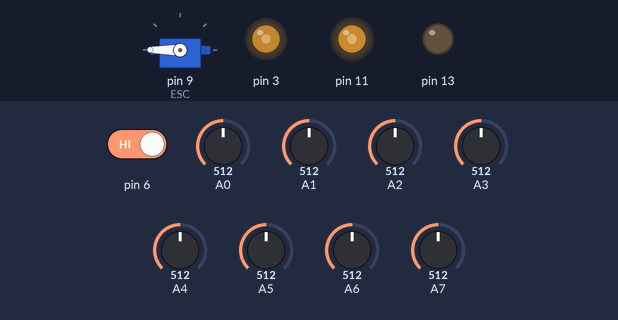
The sketch below on a simulated Arduino Uno, built with avr-gcc and run on an emulated ATmega328P. Parts: servo, output pins drawn as LEDs (lit = HIGH). Dashed ring = blinking. The inputs (shaded band) are chosen by the test bench; at power-on: pin 6 HIGH, A0 = 512, A1 = 512, A2 = 512, A3 = 512, A4 = 512, A5 = 512, A6 = 512, A7 = 512.

Above: at 6.2 s.
6.3 s: pin 6 driven LOW
At 7.0 s:
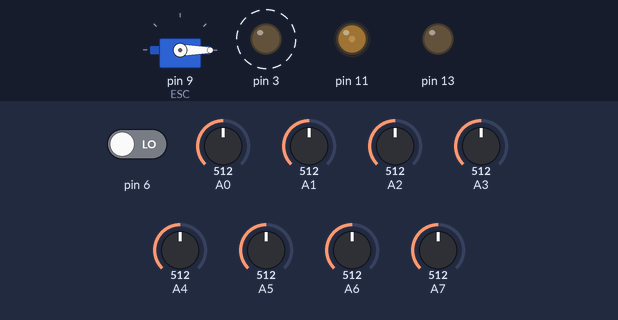
9.3 s: pin 6 driven HIGH
At 10.8 s:
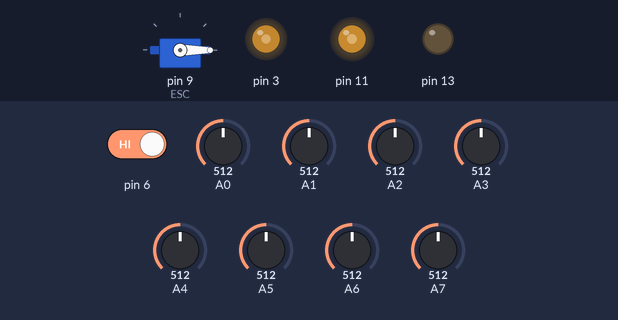
11.2 s: pin 6 driven LOW
At 12.45 s:
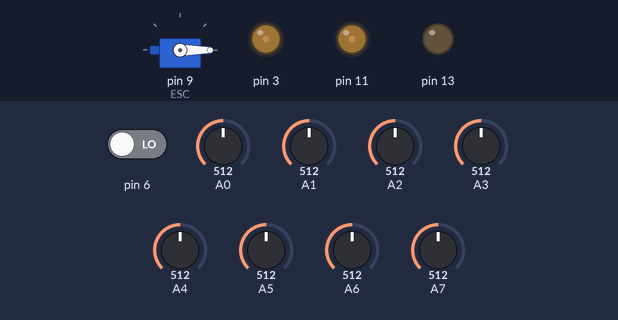
Timing chart, 0 to 20.2 s (numbered marks = the images above; inputs shaded):
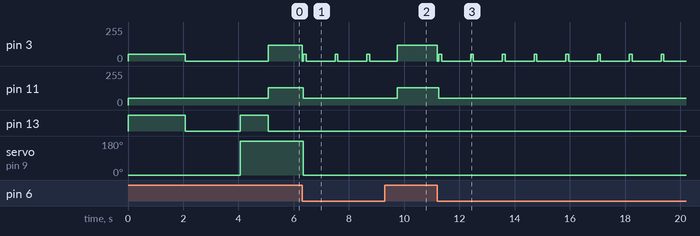

The sketch:

LF_Fast.ino
```cpp
#include <Servo.h>

//---------------------------------------------------speed declaration-----------------------------------------------------------
int P, D, I;
float error, previousError;
int lsp, rsp;
int lfspeed = 160;//<<<<<<<<<<<<<<<<<---------Change speed here<<<<<<<<<<<<<<<<<<<<<<<
int minspeed = 0 ;
int maxspeed = 255;

long denominator = 0;
long numerator = 0;
float pos;
int numBlack = 0;

float Kp = 0.025;
float Kd = 1.45;
float Ki = 0.00022;
float PIDvalue = 0;
int lastposition = 3500;

Servo ESC;

int sensor[8][3];

void start()
{
  ESC.attach(9, 1000, 2000);
  ESC.write(0);
  delay(2000);
  ESC.write(220);
  digitalWrite(13, HIGH);
  delay(1000);
  digitalWrite(13, LOW);
  while (!digitalRead(6)) {}
  motor1(100);
  motor2(100);
  delay(10);
}

//-------------------------------------------------------Calibrate----------------------------------------------------------------
void calib()
{
  for (int i = 0; i < 8; i++) // Initialising array values
  {
    sensor[i][0] = 500; //min values
    sensor[i][1] = 500; //max values
    sensor[i][2] = 500; //calibrated values//
  }
  int csp = 50;
  for (int a = 0; a < 4; a++)
  {
    motor1(csp);
    motor2(-csp);
    for (int c = 0; c < 2000; c++)
    {
      for (int i = 0; i < 8; i++)
      {
        if (analogRead(i) < sensor[i][0])
        {
          sensor[i][0] = analogRead(i);
        }
        if (analogRead(i) > sensor[i][1])
        {
          sensor[i][1] = analogRead(i);
        }
      }
    }
    csp = csp * -1;
  }
  digitalWrite(13, LOW);
  motor1(0);
  motor2(0);
}

void getLine()
{
  denominator = 0;
  numerator = 0;
  numBlack = 0;

  for (int i = 0; i < 8; i++)
  {
    sensor[i][2] = map(analogRead(i), sensor[i][0], sensor[i][1], 0, 1000);
    denominator += sensor[i][2];
    if (sensor[i][2] > 100) numBlack++;
  }

  numerator = ((sensor[1][2]) + (2 * sensor[2][2]) + (3 * sensor[3][2]) + (4 * sensor[4][2]) + (5 * sensor[5][2]) + (6 * sensor[6][2]) + (7 * sensor[7][2]));

  error = ((sensor[3][2] + 2 * sensor[2][2] + 4 * sensor[1][2] + 8 * sensor[0][2])) - ((sensor[4][2] + 2 * sensor[5][2] + 4 * sensor[6][2] + 8 * sensor[7][2]));
  if (numBlack > 0 && numBlack < 6)
  {
    pos = 1000 * numerator / denominator;
  }
}
//-------------------------------------------------------Setup Code----------------------------------------------------------------
void setup()
{
  Serial.begin(9600);
  ADCSRA &= ~(bit (ADPS0) | bit (ADPS1) | bit (ADPS2)); // clear prescaler bits

  // uncomment as required

  //  ADCSRA |= bit (ADPS0);                               //   2
  //  ADCSRA |= bit (ADPS1);                               //   4
  //ADCSRA |= bit (ADPS0) | bit (ADPS1);                 //   8
  ADCSRA |= bit (ADPS2);                               //  16
  //ADCSRA |= bit (ADPS0) | bit (ADPS2);                 //  32
  //  ADCSRA |= bit (ADPS1) | bit (ADPS2);                 //  64
  //  ADCSRA |= bit (ADPS0) | bit (ADPS1) | bit (ADPS2);   // 128


  pinMode(13, OUTPUT);
  digitalWrite(13, HIGH);    // turn on Arduino's LED to indicate we are in calibration mode
  calib();
  digitalWrite(13, LOW);     // turn off Arduino's LED to indicate we are through with calibration
  start();
}

void loop()
{
  while (digitalRead(6))
  {
    getLine();
    if (pos < 1000)
    {
      lsp = -130;
      rsp = 120;
    }
    else if (pos > 6000)
    {
      lsp = 120;
      rsp = -130;
    }
    else
    {
      P = error;
      I = I + error;
      D = error - previousError;

      PIDvalue = (Kp * P) + (Ki * I) + (Kd * D);
      previousError = error;

      lsp = lfspeed - PIDvalue;
      rsp = lfspeed + PIDvalue;

      lsp = constrain(lsp, minspeed, maxspeed);
      rsp = constrain(rsp, minspeed, maxspeed);
    }

    motor1(rsp);
    motor2(lsp);
  }
  motor1(0);
  motor2(0);
  delay(50);
  motor1(-50);
  motor2(-50);
  ESC.write(0);
  delay(100);
  motor1(0);
  motor2(0);
  delay(1000);
}


void motor1(int spd)
{
  if (spd > 0)
  {
    digitalWrite(8, HIGH);
    digitalWrite(7, LOW);
    analogWrite(3, spd);
  }
  else if (spd < 0)
  {
    digitalWrite(8, LOW);
    digitalWrite(7, HIGH);
    analogWrite(3, spd * -1);
  }
  else
  {
    digitalWrite(8, LOW);
    digitalWrite(7, LOW);
    analogWrite(3, 0);

  }
}
void motor2(int spd)
{
  if (spd > 0)
  {
    digitalWrite(10, HIGH);
    digitalWrite(12, LOW);
    analogWrite(11, spd);
  }
  else if (spd < 0)
  {
    digitalWrite(10, LOW);
    digitalWrite(12, HIGH);
    analogWrite(11, spd * -1);
  }
  else
  {
    digitalWrite(10, LOW);
    digitalWrite(12, LOW);
    analogWrite(3, 0);
  }
}
```

Measured:
- after the input at 6.3 s, pin 3: alternates 50/255 for 0.10 s and 0/255 for 1.1 s, starting at once; pin 11: 130/255 → 50/255 after 0.05 s; servo on pin 9 (ESC): 180° → 0° after 0.05 s
- after the input at 9.3 s, pin 11: 50/255 → 130/255 after 0.45 s
- after the input at 11.2 s, pin 3: 120/255 → 0/255 at once, then repeats every 1.2 s: 50/255 0.10 s, 0/255 1.1 s; pin 11: 130/255 → 50/255 after 0.05 s
